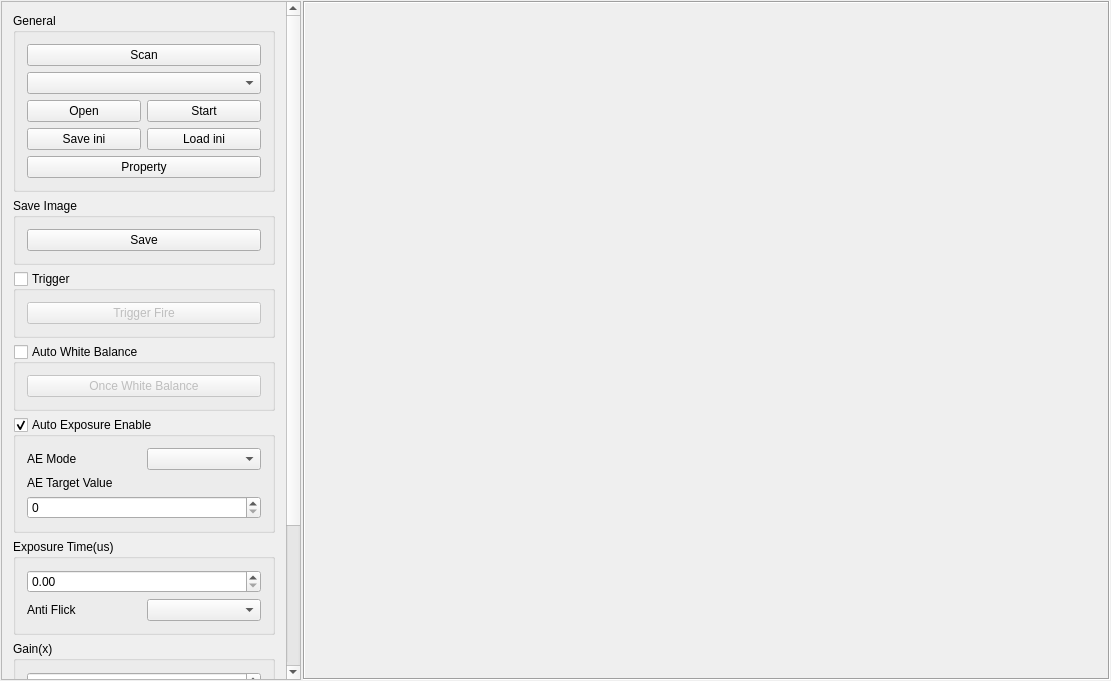
<?xml version="1.0" encoding="UTF-8"?>
<ui version="4.0">
 <class>QBasicFunction</class>
 <widget class="QWidget" name="QBasicFunction">
  <property name="geometry">
   <rect>
    <x>0</x>
    <y>0</y>
    <width>1111</width>
    <height>681</height>
   </rect>
  </property>
  <property name="windowTitle">
   <string>QBasicFunction</string>
  </property>
  <layout class="QHBoxLayout" name="horizontalLayout">
   <property name="spacing">
    <number>2</number>
   </property>
   <property name="leftMargin">
    <number>1</number>
   </property>
   <property name="topMargin">
    <number>1</number>
   </property>
   <property name="rightMargin">
    <number>1</number>
   </property>
   <property name="bottomMargin">
    <number>1</number>
   </property>
   <item>
    <widget class="QScrollArea" name="scrollArea">
     <property name="sizePolicy">
      <sizepolicy hsizetype="Maximum" vsizetype="Preferred">
       <horstretch>0</horstretch>
       <verstretch>0</verstretch>
      </sizepolicy>
     </property>
     <property name="minimumSize">
      <size>
       <width>300</width>
       <height>0</height>
      </size>
     </property>
     <property name="widgetResizable">
      <bool>true</bool>
     </property>
     <widget class="QWidget" name="scrollAreaWidgetContents">
      <property name="geometry">
       <rect>
        <x>0</x>
        <y>0</y>
        <width>281</width>
        <height>738</height>
       </rect>
      </property>
      <layout class="QVBoxLayout" name="verticalLayout">
       <item>
        <widget class="QGroupBox" name="General">
         <property name="title">
          <string>General</string>
         </property>
         <layout class="QGridLayout" name="gridLayout">
          <item row="0" column="1" colspan="2">
           <widget class="QPushButton" name="toolButton_Scan">
            <property name="text">
             <string>Scan</string>
            </property>
           </widget>
          </item>
          <item row="2" column="2">
           <widget class="QPushButton" name="pushButton_Start">
            <property name="text">
             <string>Start</string>
            </property>
           </widget>
          </item>
          <item row="1" column="1" colspan="2">
           <widget class="QComboBox" name="comboBox_Devices">
            <property name="sizePolicy">
             <sizepolicy hsizetype="Minimum" vsizetype="Fixed">
              <horstretch>0</horstretch>
              <verstretch>0</verstretch>
             </sizepolicy>
            </property>
           </widget>
          </item>
          <item row="2" column="1">
           <widget class="QPushButton" name="pushButton_Open">
            <property name="text">
             <string>Open</string>
            </property>
           </widget>
          </item>
          <item row="3" column="1">
           <widget class="QPushButton" name="pushButton_iniSave">
            <property name="text">
             <string>Save ini</string>
            </property>
           </widget>
          </item>
          <item row="3" column="2">
           <widget class="QPushButton" name="pushButton_Load">
            <property name="text">
             <string>Load ini</string>
            </property>
           </widget>
          </item>
          <item row="4" column="1" colspan="2">
           <widget class="QPushButton" name="pushButton_Property">
            <property name="text">
             <string>Property</string>
            </property>
           </widget>
          </item>
         </layout>
        </widget>
       </item>
       <item>
        <widget class="QGroupBox" name="groupBox">
         <property name="title">
          <string>Save Image</string>
         </property>
         <layout class="QGridLayout" name="gridLayout_3">
          <item row="0" column="0">
           <widget class="QPushButton" name="pushButton_Save">
            <property name="text">
             <string>Save</string>
            </property>
           </widget>
          </item>
         </layout>
        </widget>
       </item>
       <item>
        <widget class="QGroupBox" name="groupBox_trigger">
         <property name="title">
          <string>Trigger</string>
         </property>
         <property name="checkable">
          <bool>true</bool>
         </property>
         <property name="checked">
          <bool>false</bool>
         </property>
         <layout class="QGridLayout" name="gridLayout_4">
          <item row="0" column="0">
           <widget class="QPushButton" name="pushButton_trigger">
            <property name="text">
             <string>Trigger Fire</string>
            </property>
           </widget>
          </item>
         </layout>
        </widget>
       </item>
       <item>
        <widget class="QGroupBox" name="groupBox_AWB">
         <property name="title">
          <string>Auto White Balance</string>
         </property>
         <property name="checkable">
          <bool>true</bool>
         </property>
         <property name="checked">
          <bool>false</bool>
         </property>
         <layout class="QGridLayout" name="gridLayout_5">
          <item row="3" column="0">
           <widget class="QPushButton" name="pushButton_OnceWB">
            <property name="text">
             <string>Once White Balance</string>
            </property>
           </widget>
          </item>
         </layout>
        </widget>
       </item>
       <item>
        <widget class="QGroupBox" name="groupBox_AEOper">
         <property name="title">
          <string>Auto Exposure Enable</string>
         </property>
         <property name="checkable">
          <bool>true</bool>
         </property>
         <layout class="QGridLayout" name="gridLayout_6">
          <item row="1" column="0">
           <widget class="QLabel" name="label_AE_Mode">
            <property name="text">
             <string>AE Mode   </string>
            </property>
           </widget>
          </item>
          <item row="2" column="0">
           <widget class="QLabel" name="label_AE_TargetLightness">
            <property name="text">
             <string>AE Target Value</string>
            </property>
           </widget>
          </item>
          <item row="3" column="0" colspan="2">
           <widget class="QSpinBox" name="spinBox_AETarget"/>
          </item>
          <item row="1" column="1">
           <widget class="QComboBox" name="comboBox_AEMode"/>
          </item>
         </layout>
        </widget>
       </item>
       <item>
        <widget class="QGroupBox" name="groupBox_3">
         <property name="title">
          <string>Exposure Time(us)</string>
         </property>
         <layout class="QGridLayout" name="gridLayout_7">
          <item row="1" column="0">
           <widget class="QLabel" name="label_AntiFlick">
            <property name="text">
             <string>Anti Flick</string>
            </property>
           </widget>
          </item>
          <item row="1" column="1">
           <widget class="QComboBox" name="comboBox_AntiFlick"/>
          </item>
          <item row="0" column="0" colspan="2">
           <widget class="QDoubleSpinBox" name="doubleSpinBox_ExpoTime">
            <property name="suffix">
             <string/>
            </property>
            <property name="decimals">
             <number>2</number>
            </property>
            <property name="singleStep">
             <double>1000.000000000000000</double>
            </property>
           </widget>
          </item>
         </layout>
        </widget>
       </item>
       <item>
        <widget class="QGroupBox" name="groupBox_4">
         <property name="title">
          <string>Gain(x)</string>
         </property>
         <layout class="QGridLayout" name="gridLayout_8">
          <item row="0" column="0" colspan="2">
           <widget class="QDoubleSpinBox" name="doubleSpinBox_Gain"/>
          </item>
         </layout>
        </widget>
       </item>
       <item>
        <widget class="QGroupBox" name="groupBox_6">
         <property name="title">
          <string>Color Solution</string>
         </property>
         <layout class="QGridLayout" name="gridLayout_9">
          <item row="0" column="0">
           <widget class="QComboBox" name="comboBox_ColorSolution"/>
          </item>
         </layout>
        </widget>
       </item>
       <item>
        <widget class="QGroupBox" name="groupBox_5">
         <property name="title">
          <string>Quick ROI</string>
         </property>
         <layout class="QGridLayout" name="gridLayout_10">
          <item row="0" column="0">
           <widget class="QComboBox" name="comboBox_ROI">
            <property name="minimumSize">
             <size>
              <width>0</width>
              <height>20</height>
             </size>
            </property>
            <property name="focusPolicy">
             <enum>Qt::StrongFocus</enum>
            </property>
           </widget>
          </item>
         </layout>
        </widget>
       </item>
       <item>
        <spacer name="verticalSpacer">
         <property name="orientation">
          <enum>Qt::Vertical</enum>
         </property>
         <property name="sizeHint" stdset="0">
          <size>
           <width>20</width>
           <height>40</height>
          </size>
         </property>
        </spacer>
       </item>
      </layout>
     </widget>
    </widget>
   </item>
   <item>
    <widget class="QLabel" name="Preview_Label">
     <property name="sizePolicy">
      <sizepolicy hsizetype="Ignored" vsizetype="Ignored">
       <horstretch>0</horstretch>
       <verstretch>0</verstretch>
      </sizepolicy>
     </property>
     <property name="autoFillBackground">
      <bool>true</bool>
     </property>
     <property name="frameShape">
      <enum>QFrame::Box</enum>
     </property>
     <property name="frameShadow">
      <enum>QFrame::Sunken</enum>
     </property>
     <property name="text">
      <string/>
     </property>
     <property name="textFormat">
      <enum>Qt::AutoText</enum>
     </property>
     <property name="scaledContents">
      <bool>true</bool>
     </property>
     <property name="openExternalLinks">
      <bool>false</bool>
     </property>
    </widget>
   </item>
  </layout>
 </widget>
 <layoutdefault spacing="6" margin="11"/>
 <resources/>
 <connections/>
</ui>
